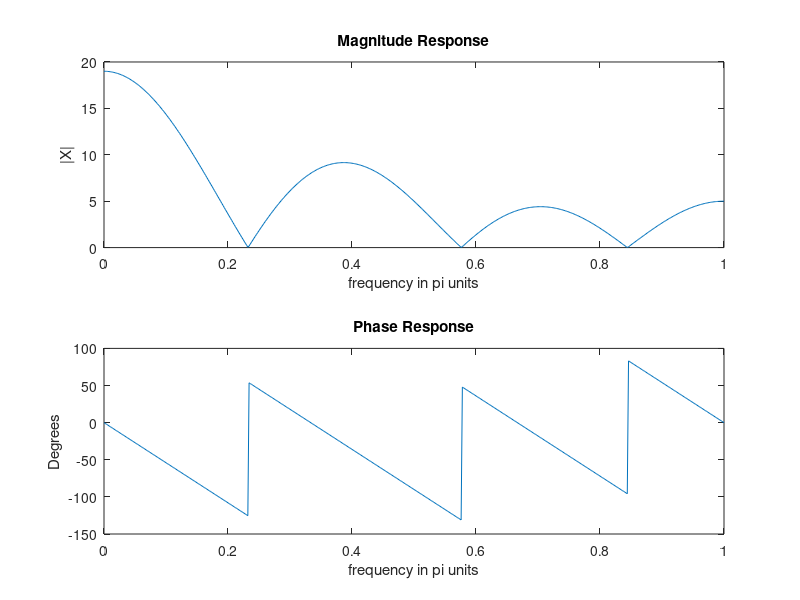

Here is the MATLAB script that generated this plot:
clear all; 
close all;

 
x = [4,3,2,1,2,3,4];
n = 0:length(x)-1;
N=  500;
w = [0:1:500]*pi/N;
X = x*exp(-j*n'*w);

% Magnitude Response Plot
subplot(2,1,1); 
plot(w/pi,abs(X));
xlabel('frequency in pi units');
ylabel('|X|');
title('Magnitude Response');


% Phase response plot
subplot(2,1,2); 
plot(w/pi, angle(X)*(180/pi) );
xlabel('frequency in pi units'); 
ylabel('Degrees');
title('Phase Response'); 